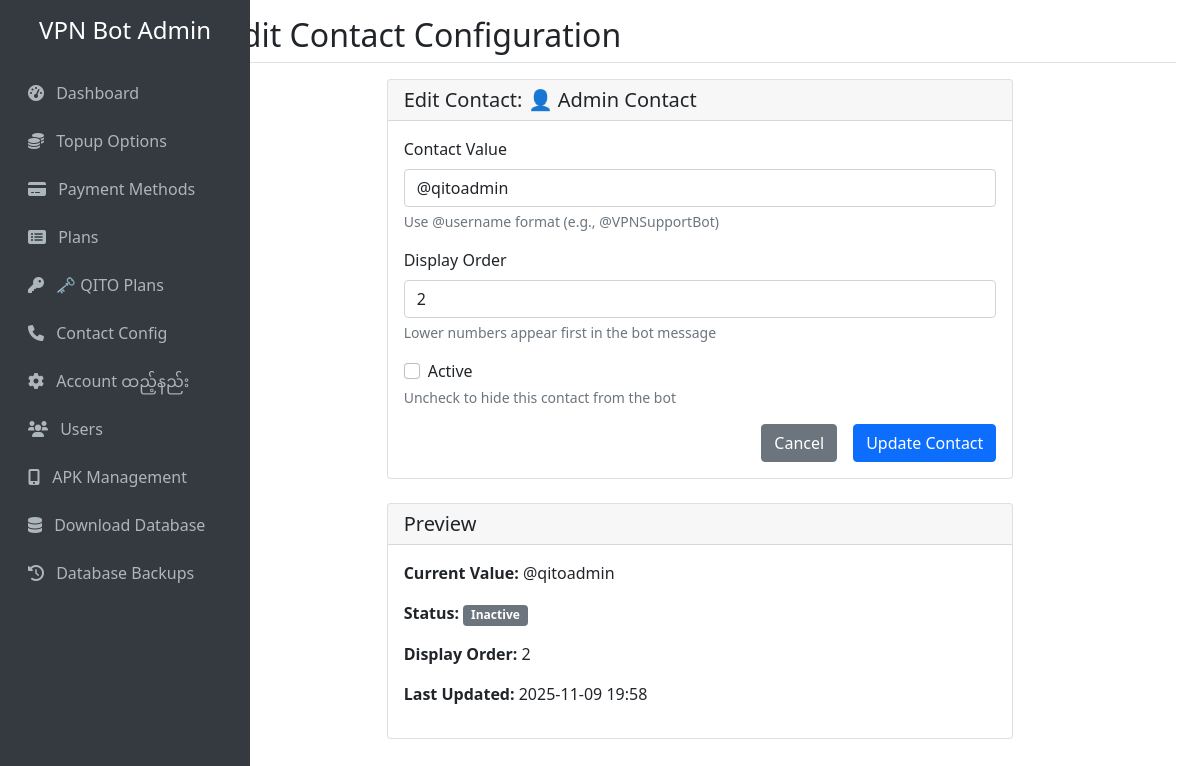
The app's page /contact/edit/2 with its own data.
### tables this page shows
CREATE TABLE contact_config (
            id INTEGER PRIMARY KEY AUTOINCREMENT,
            contact_type TEXT NOT NULL UNIQUE,
            contact_value TEXT NOT NULL,
            is_active BOOLEAN DEFAULT 1,
            display_order INTEGER DEFAULT 0,
            created_at TIMESTAMP DEFAULT CURRENT_TIMESTAMP,
            updated_at TIMESTAMP DEFAULT CURRENT_TIMESTAMP
        );

### web_admin.py (the view, shortened to what this page needs)
@app.route('/contact/edit/<int:contact_id>', methods=['GET', 'POST'])
def edit_contact(contact_id):
    contacts = get_contact_config()
    contact = next((c for c in contacts if c[0] == contact_id), None)
    if contact is None:
        flash('Contact configuration not found!', 'error')
        return redirect(url_for('contact_management'))
    return render_template('edit_contact.html', contact=contact)

### database.py (called while the page is built)
def get_contact_config():
    conn = sqlite3.connect(DB_FILE)
    cursor = conn.cursor()
    cursor.execute('''
        SELECT id, contact_type, contact_value, is_active, display_order, created_at, updated_at
        FROM contact_config
        ORDER BY display_order ASC, contact_type ASC
    ''')
    contacts = cursor.fetchall()
    conn.close()
    return contacts

### templates/edit_contact.html (shortened to what this page needs)
{% extends "base.html" %}
{% block page_title %}Edit Contact Configuration{% endblock %}
{% block content %}
<div class="row justify-content-center">
    <div class="col-md-8">
        <div class="card">
            <div class="card-header">
                <h5 class="card-title mb-0">
                    Edit Contact:
                    {% if contact[1] == 'telegram' %}
                        📱 Telegram Support
                    {% elif contact[1] == 'telegram_admin' %}
                        👤 Admin Contact
                    {% elif contact[1] == 'email' %}
                        📧 Email
                    {% elif contact[1] == 'phone' %}
                        📞 Phone
                    {% elif contact[1] == 'website' %}
                        🌐 Website
                    {% elif contact[1] == 'response_time' %}
                        ⏰ Response Time
                    {% elif contact[1] == 'business_hours' %}
                        🕒 Business Hours
                    {% else %}
                        {{ contact[1].title() }}
                    {% endif %}
                </h5>
            </div>
            <div class="card-body">
                <form method="POST">
                    <div class="mb-3">
                        <label for="contact_value" class="form-label">Contact Value</label>
                        <input type="text" class="form-control" id="contact_value" name="contact_value"
                               value="{{ contact[2] }}" required>
                        <div class="form-text">
                            {% if contact[1] == 'telegram' or contact[1] == 'telegram_admin' %}
                                Use @username format (e.g., @VPNSupportBot)
                            {% elif contact[1] == 'email' %}
                                Enter email address (e.g., support@vpnservice.com)
                            {% elif contact[1] == 'phone' %}
                                Enter phone number (e.g., +95-XXX-XXX-XXXX)
                            {% elif contact[1] == 'website' %}
                                Enter full URL (e.g., https://vpnservice.com)
                            {% elif contact[1] == 'response_time' %}
                                Enter response time (e.g., Within 2 hours)
                            {% elif contact[1] == 'business_hours' %}
                                Enter business hours (e.g., Monday - Friday: 9:00 AM - 6:00 PM)
                            {% else %}
                                Enter the contact information
                            {% endif %}
                        </div>
                    </div>
                    <div class="mb-3">
                        <label for="display_order" class="form-label">Display Order</label>
                        <input type="number" class="form-control" id="display_order" name="display_order"
                               value="{{ contact[4] }}" min="0" max="100">
                        <div class="form-text">Lower numbers appear first in the bot message</div>
                    </div>
                    <div class="mb-3">
                        <div class="form-check">
                            <input class="form-check-input" type="checkbox" id="is_active" name="is_active"
                                   {% if contact[3] %}checked{% endif %}>
                            <label class="form-check-label" for="is_active">
                                Active
                            </label>
                        </div>
                        <div class="form-text">Uncheck to hide this contact from the bot</div>
                    </div>
                    <div class="d-grid gap-2 d-md-flex justify-content-md-end">
                        <a href="{{ url_for('contact_management') }}" class="btn btn-secondary me-md-2">Cancel</a>
                        <button type="submit" class="btn btn-primary">Update Contact</button>
                    </div>
                </form>
            </div>
        </div>
        <div class="card mt-4">
            <div class="card-header">
                <h5 class="card-title mb-0">Preview</h5>
            </div>
            <div class="card-body">
                <p><strong>Current Value:</strong> {{ contact[2] }}</p>
                <p><strong>Status:</strong>
                    {% if contact[3] %}
                        <span class="badge bg-success">Active</span>
                    {% else %}
                        <span class="badge bg-secondary">Inactive</span>
                    {% endif %}
                </p>
                <p><strong>Display Order:</strong> {{ contact[4] }}</p>
                <p><strong>Last Updated:</strong> {{ contact[6][:16] if contact[6] else 'Never' }}</p>
            </div>
        </div>
    </div>
</div>
{% endblock %}

### records on screen
contact_config: contact_value "@qitoadmin", display_order "2", updated_at "2025-11-09 19:58"
